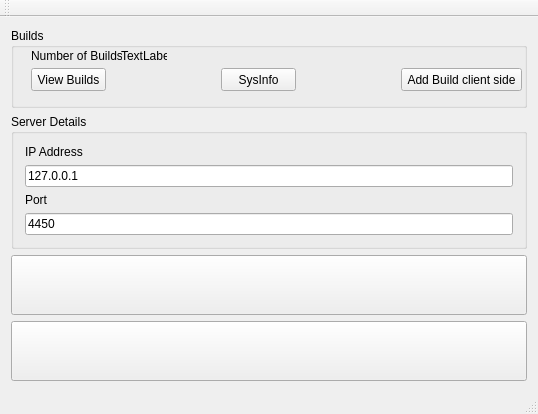
<?xml version="1.0" encoding="UTF-8"?>
<ui version="4.0">
 <class>MainWindow</class>
 <widget class="QMainWindow" name="MainWindow">
  <property name="geometry">
   <rect>
    <x>0</x>
    <y>0</y>
    <width>538</width>
    <height>414</height>
   </rect>
  </property>
  <property name="windowTitle">
   <string>AppMan Client</string>
  </property>
  <property name="windowIcon">
   <iconset resource="images.qrc">
    <normaloff>:/images/images/ALogoClient.png</normaloff>:/images/images/ALogoClient.png</iconset>
  </property>
  <widget class="QWidget" name="centralWidget">
   <layout class="QVBoxLayout" name="verticalLayout">
    <item>
     <widget class="QGroupBox" name="groupBoxMyBuilds">
      <property name="title">
       <string>Builds</string>
      </property>
      <widget class="QLabel" name="label_2">
       <property name="geometry">
        <rect>
         <x>20</x>
         <y>20</y>
         <width>91</width>
         <height>16</height>
        </rect>
       </property>
       <property name="text">
        <string>Number of Builds:</string>
       </property>
      </widget>
      <widget class="QLabel" name="label_BuildCount">
       <property name="geometry">
        <rect>
         <x>110</x>
         <y>20</y>
         <width>46</width>
         <height>16</height>
        </rect>
       </property>
       <property name="text">
        <string>TextLabel</string>
       </property>
      </widget>
      <widget class="QPushButton" name="pushButtonViewBuilds">
       <property name="geometry">
        <rect>
         <x>20</x>
         <y>40</y>
         <width>75</width>
         <height>23</height>
        </rect>
       </property>
       <property name="text">
        <string>View Builds</string>
       </property>
      </widget>
      <widget class="QPushButton" name="pushButton">
       <property name="geometry">
        <rect>
         <x>390</x>
         <y>40</y>
         <width>121</width>
         <height>23</height>
        </rect>
       </property>
       <property name="text">
        <string>Add Build client side</string>
       </property>
      </widget>
      <widget class="QPushButton" name="pushButton_2">
       <property name="geometry">
        <rect>
         <x>210</x>
         <y>40</y>
         <width>75</width>
         <height>23</height>
        </rect>
       </property>
       <property name="text">
        <string>SysInfo</string>
       </property>
      </widget>
     </widget>
    </item>
    <item>
     <widget class="QGroupBox" name="groupBoxServerDetails">
      <property name="title">
       <string>Server Details</string>
      </property>
      <layout class="QVBoxLayout" name="verticalLayout_2">
       <item>
        <widget class="QLabel" name="label">
         <property name="text">
          <string>IP Address</string>
         </property>
        </widget>
       </item>
       <item>
        <widget class="QLineEdit" name="lineEditIPAddress">
         <property name="inputMask">
          <string/>
         </property>
         <property name="text">
          <string>127.0.0.1</string>
         </property>
        </widget>
       </item>
       <item>
        <widget class="QLabel" name="lblPort">
         <property name="text">
          <string>Port</string>
         </property>
        </widget>
       </item>
       <item>
        <widget class="QLineEdit" name="lineEditPort">
         <property name="inputMask">
          <string/>
         </property>
         <property name="text">
          <string>4450</string>
         </property>
         <property name="maxLength">
          <number>7</number>
         </property>
        </widget>
       </item>
      </layout>
     </widget>
    </item>
    <item>
     <widget class="QPushButton" name="pushButtonConnect">
      <property name="minimumSize">
       <size>
        <width>0</width>
        <height>60</height>
       </size>
      </property>
      <property name="font">
       <font>
        <pointsize>15</pointsize>
       </font>
      </property>
      <property name="text">
       <string/>
      </property>
      <property name="icon">
       <iconset resource="images.qrc">
        <normaloff>:/images/images/Connect.png</normaloff>:/images/images/Connect.png</iconset>
      </property>
      <property name="iconSize">
       <size>
        <width>250</width>
        <height>60</height>
       </size>
      </property>
      <property name="checkable">
       <bool>false</bool>
      </property>
     </widget>
    </item>
    <item>
     <widget class="QPushButton" name="pushButtonDisconnect">
      <property name="minimumSize">
       <size>
        <width>0</width>
        <height>60</height>
       </size>
      </property>
      <property name="text">
       <string/>
      </property>
      <property name="icon">
       <iconset resource="images.qrc">
        <normaloff>:/images/images/Disconnect.png</normaloff>:/images/images/Disconnect.png</iconset>
      </property>
      <property name="iconSize">
       <size>
        <width>250</width>
        <height>60</height>
       </size>
      </property>
     </widget>
    </item>
   </layout>
  </widget>
  <widget class="QMenuBar" name="menuBar">
   <property name="geometry">
    <rect>
     <x>0</x>
     <y>0</y>
     <width>538</width>
     <height>21</height>
    </rect>
   </property>
  </widget>
  <widget class="QToolBar" name="mainToolBar">
   <attribute name="toolBarArea">
    <enum>TopToolBarArea</enum>
   </attribute>
   <attribute name="toolBarBreak">
    <bool>false</bool>
   </attribute>
  </widget>
  <widget class="QStatusBar" name="statusBar"/>
 </widget>
 <layoutdefault spacing="6" margin="11"/>
 <resources>
  <include location="images.qrc"/>
 </resources>
 <connections>
  <connection>
   <sender>pushButtonConnect</sender>
   <signal>clicked()</signal>
   <receiver>MainWindow</receiver>
   <slot>connectClick()</slot>
   <hints>
    <hint type="sourcelabel">
     <x>126</x>
     <y>298</y>
    </hint>
    <hint type="destinationlabel">
     <x>467</x>
     <y>173</y>
    </hint>
   </hints>
  </connection>
  <connection>
   <sender>pushButtonDisconnect</sender>
   <signal>clicked()</signal>
   <receiver>MainWindow</receiver>
   <slot>disconnectClick()</slot>
   <hints>
    <hint type="sourcelabel">
     <x>222</x>
     <y>337</y>
    </hint>
    <hint type="destinationlabel">
     <x>532</x>
     <y>229</y>
    </hint>
   </hints>
  </connection>
 </connections>
 <slots>
  <slot>Connect()</slot>
  <slot>connectClick()</slot>
  <slot>disconnectClick()</slot>
 </slots>
</ui>
